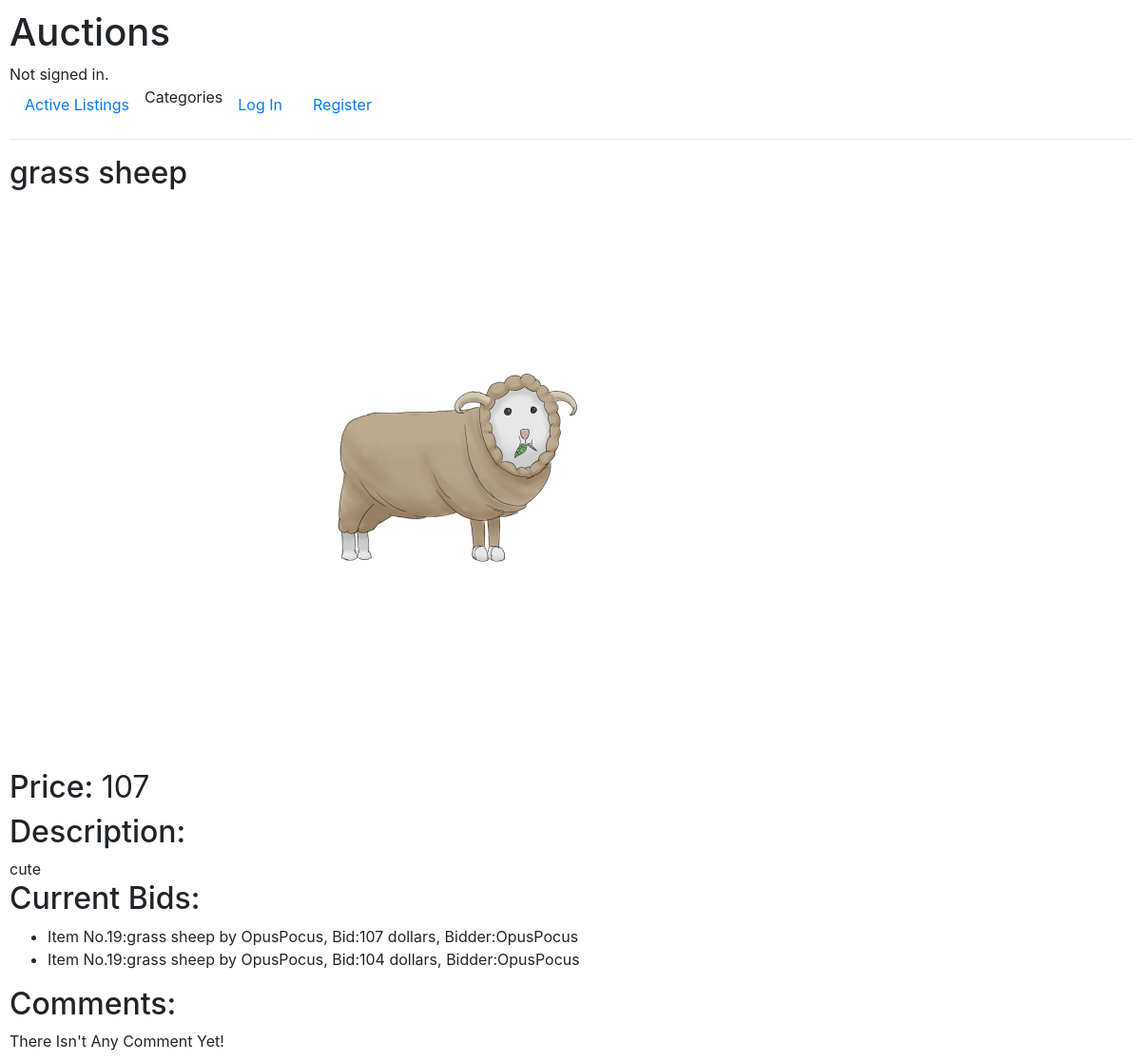
The app's page /item/19, older data.
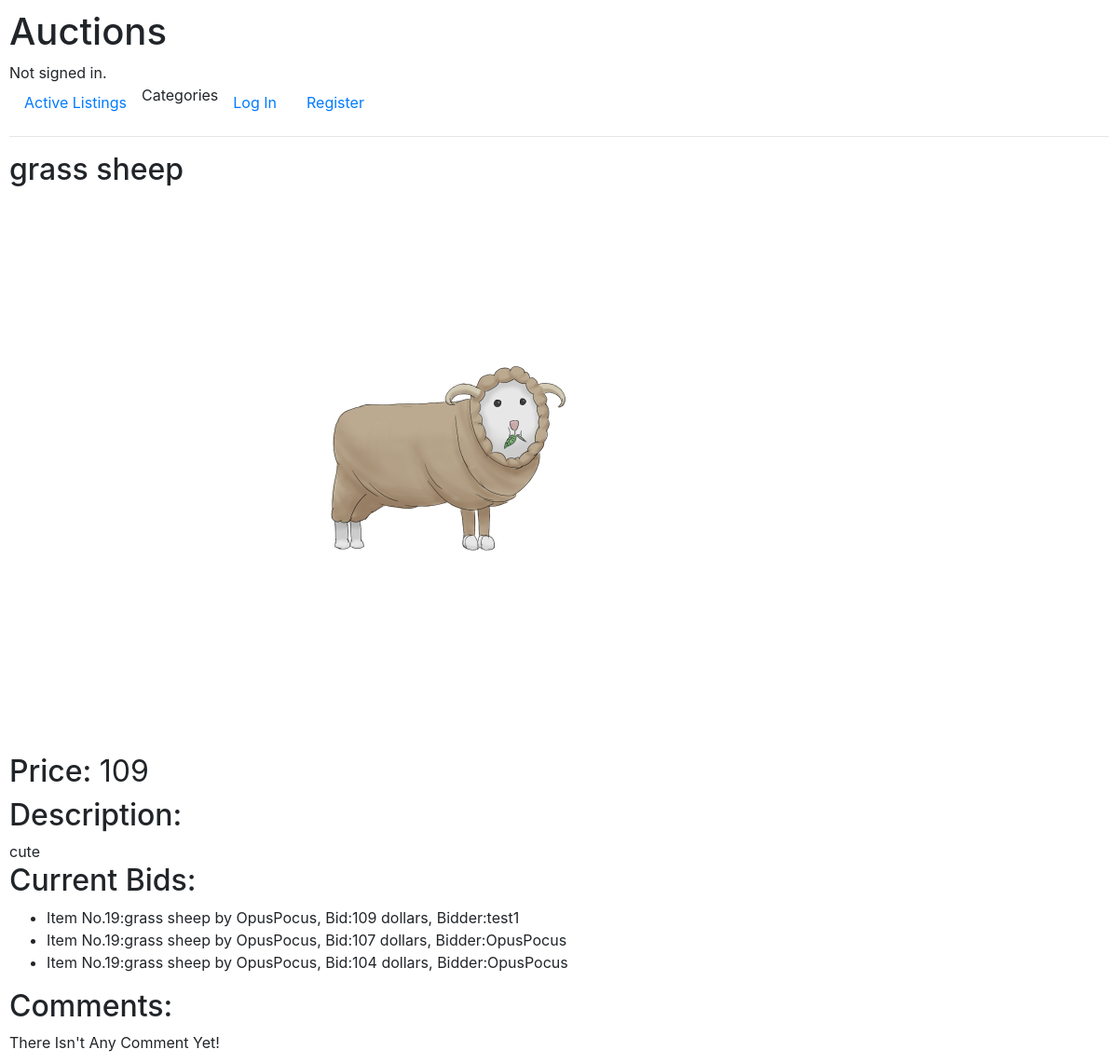
The same page, newer data.
### auctions/models.py (models this page shows)
class Bids(models.Model):
    item = models.ForeignKey(AuctionList, on_delete=models.CASCADE, related_name="bids")
    price = models.IntegerField()
    bidder = models.ForeignKey(User, on_delete=models.CASCADE, related_name="my_bidding_items")
    def __str__(self):
        return f"{self.item}, Bid:{self.price} dollars, Bidder:{self.bidder.username}"

class AuctionList(models.Model):
    title = models.CharField(max_length=64)
    image = models.ImageField(upload_to="items")
    description = models.CharField(max_length=128)
    type = models.CharField(max_length=16)
    starting_bid = models.IntegerField()
    owner = models.ForeignKey(User, on_delete=models.CASCADE, related_name="my_selling_items")
    is_closed = models.BooleanField(default=False)
    def __str__(self):
        return f"Item No.{self.id}:{self.title} by {self.owner.username}"

class User(AbstractUser):
    pass

### auctions/views.py (the view, shortened to what this page needs)
# urls.py: path("item/<str:item_id>", views.listing, name="listing"),
def listing(request, item_id):
    item = AuctionList.objects.get(pk=item_id)
    if item.is_closed:
        return HttpResponseRedirect(reverse("closed_item", args=[item_id]))
    user = request.user
    bids = item.bids.order_by('-price')
    watched = False
    if not bids:
        price = item.starting_bid
    else:
        price = bids.values().first()['price']
    user = None
    return render(request, "auctions/item.html", {
        "item":item,
        "bids":bids,
        "user":user,
        "price":price,
        "watched":watched,
    })

### auctions/templates/auctions/item.html (shortened to what this page needs)
{% extends "auctions/layout.html" %}
{% block body %}
    <h2>{{ item.title }}</h2>
    <img src="{{ item.image.url }}", width="800">
    <h2>
        Price:
        <span class="not_bold">
            {{ price }}
        </span>
    </h2>
    <h2>
        Description:
    </h2>
    {{ item.description }}
    <h2>
        Current Bids:
    </h2>
    {% if bids %}
        <ul>
            {% for bid in bids %}
                <li>
                    {{ bid }}
                </li>
            {% endfor %}
        </ul>
    {% else %}
        There Isn't Any Bid Yet!
    {% endif %}
    <h2>
        Comments:
    </h2>
    {% if comments %}
        <ul>
            {% for comment in comments %}
                <li>
                    {{ comment }}
                </li>
            {% endfor %}
        </ul>
    {% else %}
        There Isn't Any Comment Yet!
    {% endif %}
{% endblock %}

Row changes from the older to the newer data that the page shows:
added Bids: item+price+bidder "Item No.19:grass sheep by OpusPocus, Bid:109 dollars, Bidder:test1"
Text that changed along with them:
{{ price }}: "107" → "109"
